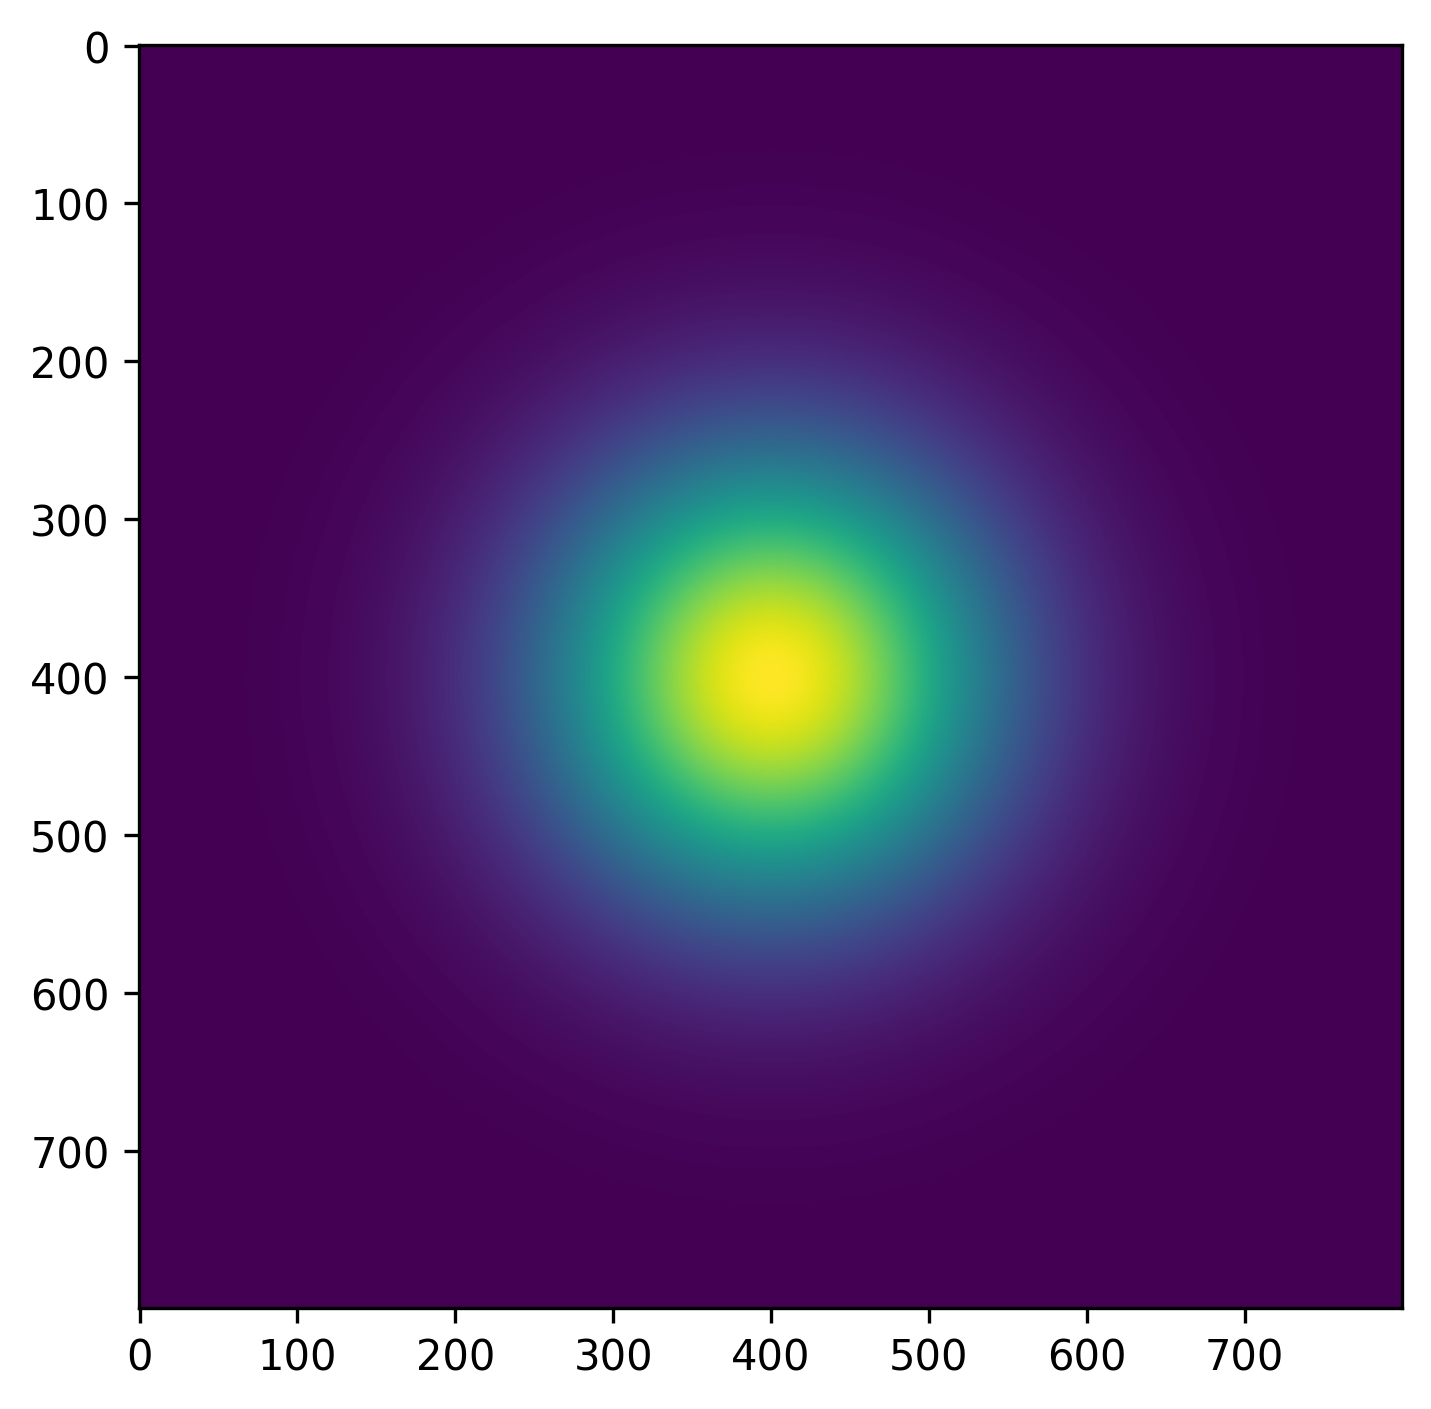

This figure's Python source:
import torch
import numpy as np

print("PyTorch Version:", torch.__version__)

# Device configuration
device = torch.device('cuda' if torch.cuda.is_available() else 'cpu')

# grid for computing image, subdivide the space
X, Y = np.mgrid[-4.0:4:0.01, -4.0:4:0.01]

# load into PyTorch tensors
x = torch.Tensor(X)
y = torch.Tensor(Y)

# transfer to the GPU device
x = x.to(device)
y = y.to(device)
# Compute Gaussian
z = torch.exp(-(x**2+y**2)/2.0)
#plot
import matplotlib.pyplot as plt
plt.imshow(z.cpu().numpy())#Updated!
plt.tight_layout()
plt.show()
plt.savefig("test1.1.png", dpi=300, bbox_inches="tight")
